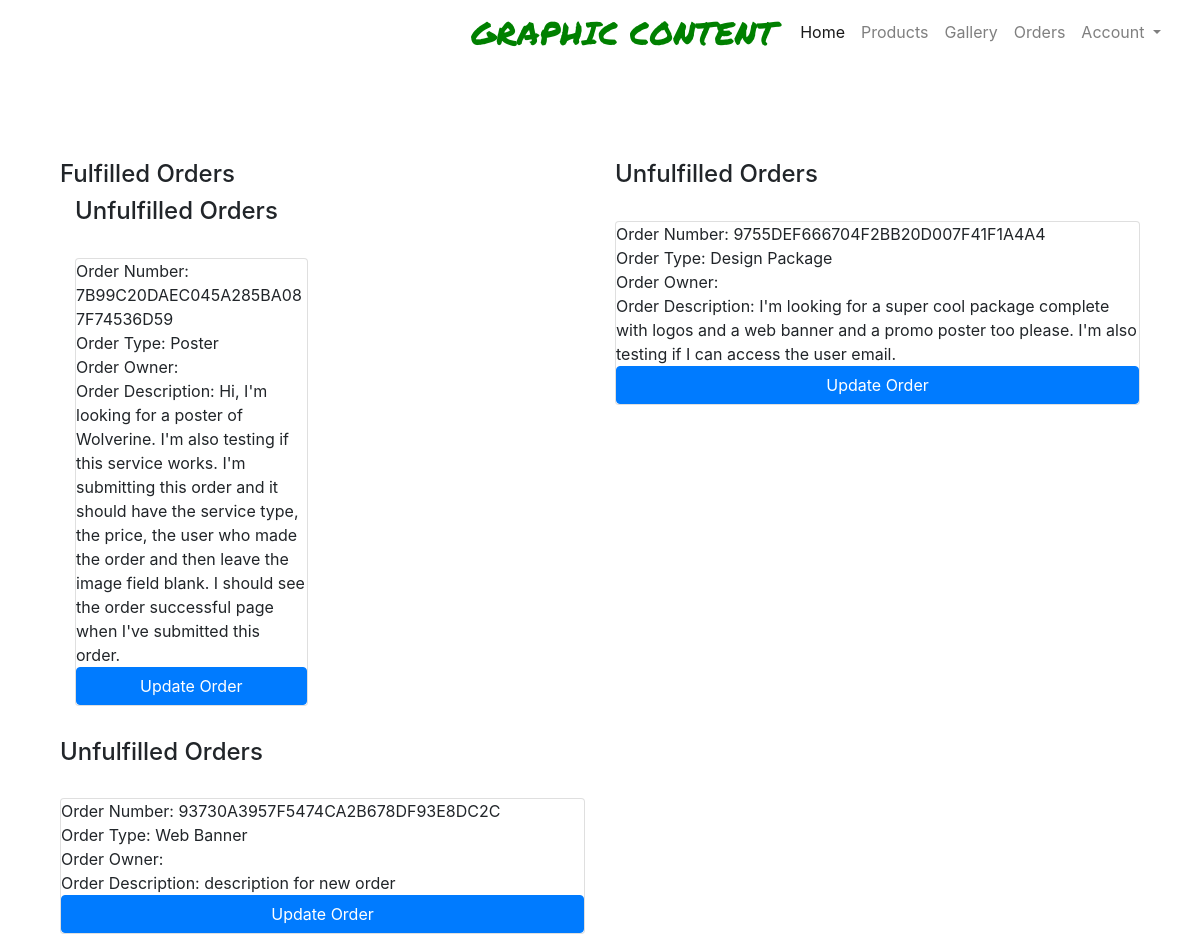
The page /orders/ (signed in) on the database as committed earlier.
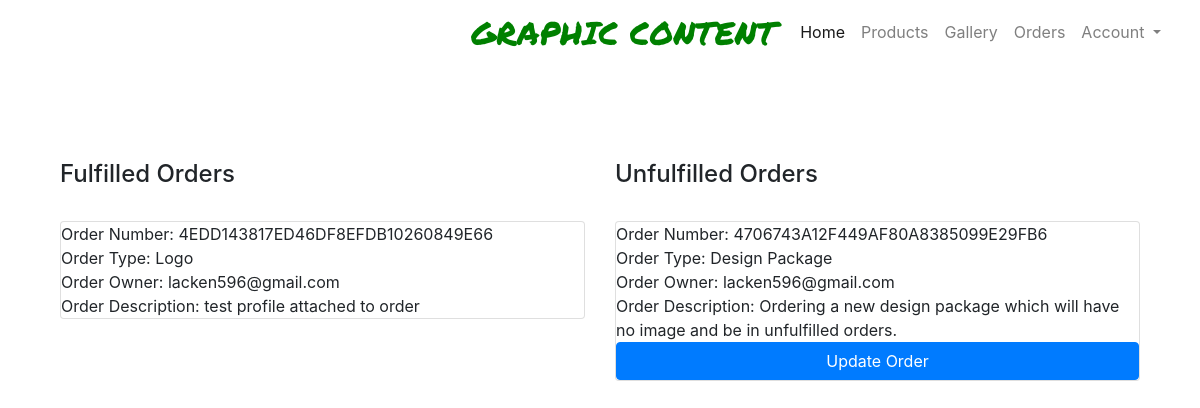
The same page on the database as committed later.
### checkout/models.py (models this page shows, shortened)
class Order(models.Model):
    order_number = models.CharField(max_length=32, null=False, editable=False)
    user_profile = models.ForeignKey(UserProfile, on_delete=models.SET_NULL,
                                     null=True, blank=True, related_name='orders')
    date = models.DateTimeField(auto_now_add=True)
    service = models.ForeignKey(Product, null=False, blank=False, on_delete=models.CASCADE)
    total = models.DecimalField(max_digits=10, decimal_places=2, null=False, default=0)
    description = models.TextField(null=False, blank=False)
    image = models.ImageField(null=True, blank=True)

### products/models.py (models this page shows)
class Product(models.Model):
    service_type = models.CharField(max_length=254)
    price = models.DecimalField(max_digits=6, decimal_places=2)
    description = models.TextField(null=True)
    def __str__(self):
        return self.service_type

### profiles/models.py (models this page shows, shortened)
class UserProfile(models.Model):
    user = models.OneToOneField(User, on_delete=models.CASCADE)

### orders/views.py (the view)
# urls.py: path('orders/', include('orders.urls')),
def orders(request):
    profile = get_object_or_404(UserProfile, user=request.user)
    orders = Order.objects.all()
    template = 'orders/orders.html'
    context = {
        'profile': profile,
        'orders': orders,
    }
    return render(request, template, context)

### orders/templates/orders/orders.html (shortened to what this page needs)
{% extends "base.html" %}
{% load static %}
{% block content %}
<div class="container h-100 mx-auto page-body">
    <div class="row h-100 mx-auto">
        <div class="col-6">
        <h4>Fulfilled Orders</h4>
        {% for order in orders %}
        {% if order.image %}
        <div class="card order-card mx-auto">
            <span>Order Number: {{ order.order_number }}</span>
            <span>Order Type: {{ order.service}}</span>
            <span>Order Owner: {{ order.user_profile.user.email }}</span>
            <span>Order Description: {{ order.description}}</span>
        </div>
    </div>
        {% else %}
        <div class="col-6">
        <h4>Unfulfilled Orders</h4>
        <div class="card order-card mx-auto">
            <span>Order Number: {{ order.order_number }}</span>
            <span>Order Type: {{ order.service}}</span>
            <span>Order Owner: {{ order.user_profile.user.email }}</span>
            <span>Order Description: {{ order.description}}</span>
            <a class="btn btn-primary" href="{% url 'edit_order' order.order_number %}" role="button">Update Order</a>
        </div>
    </div>
</div>
    {% endif %}
    {% endfor %}
</div>
{% endblock %}

### templates/base.html (shortened to what this page needs)
{% load static %}
<!doctype html>
<html lang="en">
<head>
    {% block corecss %}
    <link rel="stylesheet" href="https://stackpath.bootstrapcdn.com/bootstrap/4.4.1/css/bootstrap.min.css"
>
    <link rel="stylesheet" href="{% static 'css/base.css' %}">
    {% endblock %}
</head>
<body>
    <div id="main-image">
        <header class="container-fluid fixed-top" id="header-container">
            <div class="row">
                <div class="col">
                    <nav class="navbar navbar-expand-lg navbar-light">
                        <a href="{% url 'home' %}" class="navbar-brand main-logo-link" id="main-logo">
                            <h2 class="logo-font my-0" id="logo-text">Graphic Content</h2>
                        </a>
                        <div class="collapse navbar-collapse" id="navbarNav">
                            <ul class="navbar-nav">
                                <li class="nav-item active">
                                    <a class="nav-link" href="{% url 'home' %}">Home </a>
                                </li>
                                <li class="nav-item">
                                    <a class="nav-link" href="{% url 'products' %}">Products</a>
                                </li>
                                <li class="nav-item">
                                    <a class="nav-link" href="#">Gallery</a>
                                </li>
                                {% if request.user.is_superuser %}
                                <li class="nav-item">
                                    <a class="nav-link" href="{% url 'orders' %}">Orders</a>
                                </li>
                                {% endif %}
                                {% if request.user.is_authenticated %}
                                <li class="nav-item dropdown">
                                    <a class="nav-link dropdown-toggle" href="#" id="navbarDropdown" role="button"
                                        data-toggle="dropdown" aria-haspopup="true" aria-expanded="false">
                                        Account
                                    </a>
                                </li>
                                {% endif %}
                            </ul>
                        </div>
                    </nav>
                </div>
            </div>
    </div>
    {% block content %}
    {% endblock %}
</body>
</html>

### static/css/base.css (style rules this page uses)
html { height: 100%; }
#header-container { margin-bottom: 10rem; }
#logo-text { font-family: 'Permanent Marker', cursive; color: green; }
.navbar { float: right; }
.page-body { margin-top:10rem; z-index: -2; }
.logo-font { text-transform: uppercase; }
.main-logo-link { width: fit-content; }
.order-card { margin: 2em; }

Rows that differ between the two databases and show on the page:
removed Order: order_number "7B99C20DAEC045A285BA087F74536D59", service "Poster", description "Hi, I'm looking for a poster of Wolverine. I'm also testing if this service works. I'm submitting this order and it should have the service type, the price, the user who made the order and then leave the image field blank. I should see the order successful page when I've submitted this order."
removed Order: order_number "9755DEF666704F2BB20D007F41F1A4A4", service "Design Package", description "I'm looking for a super cool package complete with logos and a web banner and a promo poster too please. I'm also testing if I can access the user email."
removed Order: order_number "93730A3957F5474CA2B678DF93E8DC2C", service "Web Banner", description "description for new order"
added Order: order_number "4EDD143817ED46DF8EFDB10260849E66", service "Logo", user_profile.user.email "lacken596@gmail.com", description "test profile attached to order"
added Order: order_number "4706743A12F449AF80A8385099E29FB6", service "Design Package", user_profile.user.email "lacken596@gmail.com", description "Ordering a new design package which will have no image and be in unfulfilled orders."
